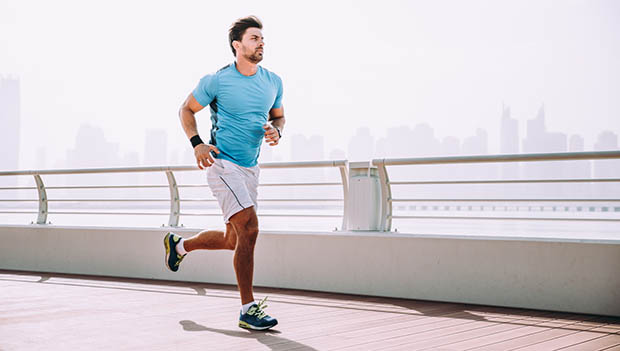
#> input picture runner.jpg, 620 x 351 px
$ jupyter execute --allow-errors GrabCutter.ipynb   (shell and % lines are left out)
#> lines starting #> are read from the running program, lines starting #| are printed output that depends on the picture
### grabcutter.py
import numpy as np
import pandas as pd
from skimage.io import imread, imshow, imsave
from skimage import img_as_ubyte
from skimage.transform import resize
import skimage
import cv2
import warnings
warnings.filterwarnings('ignore')

def read_image(url):
    try:
        img=imread(url)
        if img.ndim==2:
            img=img[:,:,np.newaxis]
            img=np.tile(img, (1,1,3))
        elif img.shape[2]==4:
            img=img[:,:,:3]
    except:
        print ('fail reading image {}'.format(url))
        img=np.zeros((224,224,3))
    return img


class GrabCutter():
    def __init__(self):
        pass

    def __call__(self, im_url, box, with_refine=False, brush_size=15, fg_color=(0, 255, 0), bg_color=(0, 0, 255)):
        """
        Parameters:
        im_url: url of image
        box: bounding box of image. Follow hydravision format (upper left X, upper left Y, lower left X, lower left Y)
        brush_size: brush size when choosing foreground and background
        fg_color: color of highlighted foreground
        bg_color: color of highlighted background

        return:
        image_with_box: array in cv2 image format, with bounding box drawn on it.
        segmented_img: segmented image after grabcut
        """

        self.brush_size=brush_size
        self.drawing=False
        self.foreground=False
        self.fg_color=fg_color
        self.background=False
        self.bg_color=bg_color
        if isinstance (im_url, str):
            self.image=read_image(im_url)
        else:
            self.image=im_url
        height, width, _=self.image.shape
        #limit the size
        if height>800:
            height=800
            width=int(800/self.image.shape[0]*width)
            self.image=resize(self.image, (height, width, _), preserve_range=True).astype(np.uint8)
            ratio=800/self.image.shape[0]
           # print ('transformed image size')
        elif width>800:
            width=800
            height=int(800/self.image.shape[1]*height)
            self.image=resize(self.image, (height, width, _), preserve_range=True).astype(np.uint8)
            ratio=800/self.image.shape[1]
            #print ('transformed image size')
        else:
            ratio=1
        #convert image BGR format
        self.original_img=self.image[:,:,::-1]
        #initialize bgdmodel and fgdmodel. Don't know what it is, but is needed for grabcut.
        self.bgdModel = np.zeros((1,65),np.float64)
        self.fgdModel = np.zeros((1,65),np.float64)

        #initialize mask
        self.mask=np.zeros(self.original_img.shape[:2],np.uint8)

        if box!='':
            box=box.split(',')
            ULX=int(int(box[0])/ratio)
            ULY=int(int(box[1])/ratio)
            LRX=int(int(box[2])/ratio)
            LRY=int(int(box[3])/ratio)
            self.rect=(ULX, ULY, LRX-ULX, LRY-ULY)
            self.img_with_box=cv2.rectangle(self.original_img, (ULX, ULY), (LRX,LRY), (0, 0, 255), 3)
        else:
            self.rect=(1,1, width-1, height-1)
            self.img_with_box=cv2.rectangle(self.original_img,
                                            (self.rect[0], self.rect[1]),
                                            (self.rect[1],self.rect[1]),
                                            (0, 0, 255), 3)

        #perform initial grabcut with box
        #cv2.namedWindow('Original Image')
        #cv2.imshow('Original Image', self.original_img)
        cv2.grabCut(self.original_img, self.mask, self.rect, self.bgdModel, self.fgdModel, 5, cv2.GC_INIT_WITH_RECT)
        mask2=np.where((self.mask==2)|(self.mask==0), 0, 1).astype('uint8')
        self.segmented_img=self.original_img*mask2[:,:,np.newaxis]
        if with_refine:
            return self.img_with_box, self.refine_image()
        else:
            return self.img_with_box, self.segmented_img

    # [21 lines left out: function select_foreground_background, not called in this run]

    def refine_image(self):
        """
        allow user to choose foreground and background

        useful keys:
        f: choose foreground. on the segmented image, click and drag on region of interest.
            Selected area will become green (default).
        b: choose background. on the segmented image, click and drag on region of interest.
            Selected area will become red (default).
        r: rerun grabcut iteration.
        spacebar: end grabcut iteration.
        =: increase brush size
        -: decrease brush size

        2 images will be generated: original image with bounding box and segmented image. Useful keys can only be
        used on segmented image window.

        upon spacebar key (end grabcut iteration), final segmented image will be returned.
        """

        cv2.namedWindow('original image')
        cv2.namedWindow('image')
        cv2.setMouseCallback('image', self.select_foreground_background)

        while True:
            cv2.imshow('image', self.segmented_img)
            cv2.imshow('original image', self.img_with_box)
            key=cv2.waitKey(1)

            if key==ord('f'):
                #print ('selecting foreground... ')
                self.foreground=True
                self.background=False
            elif key==ord('b'):
                #print ('selecting background... ')
                self.foreground=False
                self.background=True
            elif key==ord('r'): #reiterate grabcut with selected fore and background
                #print ('performing new grabCut...')
                self.background=False
                self.foreground=False
                _=cv2.grabCut(self.original_img, self.mask, None, self.bgdModel, self.fgdModel, 5, cv2.GC_INIT_WITH_MASK)
                mask2=np.where((self.mask==2) | (self.mask==0), 0, 1).astype('uint8')
                self.segmented_img=self.original_img*mask2[:,:, np.newaxis]
                #print ('grabcut iteration done!')
            elif key==ord('='): #increase brush size
                self.brush_size+=2
            elif key==ord('-'): #decrease brush size
                self.brush_size-=2

            elif key==ord (' '): #space bar to end
                #print ('I quit!')
                return self.segmented_img

### GrabCutter.ipynb
[cell 1]
import numpy as np
import pandas as pd
from skimage.io import imread, imsave
from skimage import img_as_ubyte
from skimage.transform import resize
import skimage
import cv2
from grabcutter import GrabCutter
import matplotlib.pyplot as plt
import warnings
warnings.filterwarnings('ignore')

[cell 2]
#sample use
im_url='runner.jpg'
im_size=imread(im_url).shape
#> im_size = (351, 620, 3)
box= '100,0,300,350'
#grabcut with bounding box
original_image, segmented=GrabCutter()(im_url, box)
#> in read_image, img is the input picture: shape (351, 620, 3); mean R, G, B 210.3, 204.6, 208.9
#> in __call__, `self.img_with_box=cv2.rectangle(self.original_img, (ULX, ULY), (LRX,LR..`:
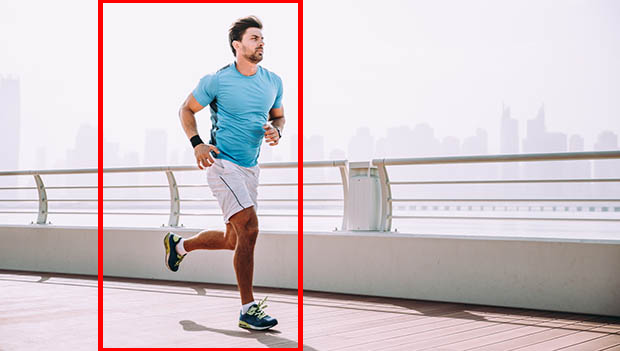
#> self.img_with_box: shape (351, 620, 3); mean B, G, R 204.1, 199.9, 210.9
#> in __call__, `self.segmented_img=self.original_img*mask2[:,:,np.newaxis]`:
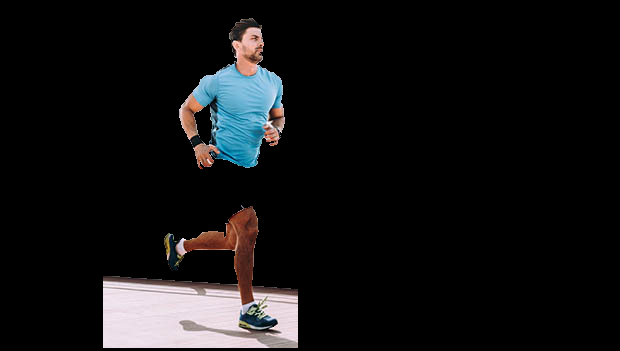
#> self.segmented_img: shape (351, 620, 3); mean B, G, R 18.9, 18.1, 18.3

[cell 3]
#visualize initial grabcut result
fig, ax=plt.subplots(1,2, figsize=(10,10))
#> (the rest of this cell did not finish here and is left out)

[cell 4]
#grabcut with foreground/background iteration
"""
keys:
f: to select foreground
b: to select background
r: to rerun grabcut
spacebar: to terminate grabcut
+/-: to increase/decrease brush size
"""
_, segmented=GrabCutter()(im_url, '', with_refine=True)
#> call 2 of __call__, with im_url = 'runner.jpg', box = '', with_refine = True, brush_size = 15, fg_color = (0, 255, 0), bg_color = (0, 0, 255)
#> in __call__ (call 2), `self.segmented_img=self.original_img*mask2[:,:,np.newaxis]`:
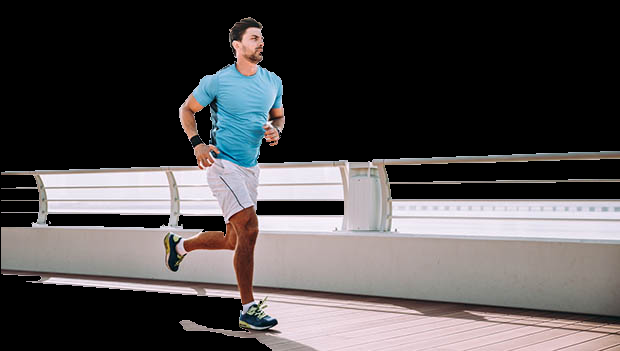
#> self.segmented_img: shape (351, 620, 3); mean B, G, R 76.1, 75.4, 78.9
#> (key Esc is pressed here)

[cell 5]
#to visualize final grabcut result
plt.imshow(segmented[:,:,::-1])

$ run again, with grabcut_with_brush.png saved as runner.jpg
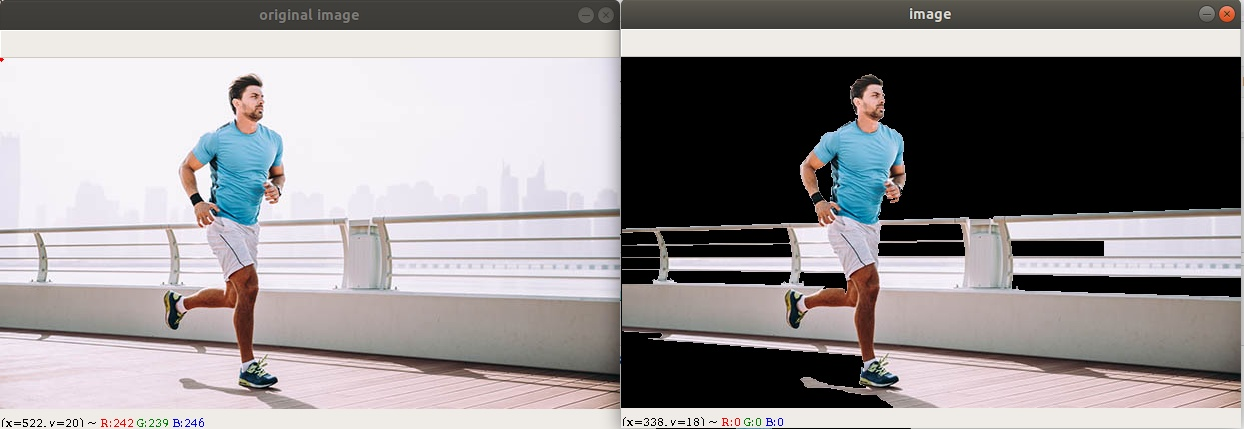
#> input picture grabcut_with_brush.png, 1244 x 429 px
#> im_size = (429, 1244, 3)
#> in read_image, img is the input picture: shape (429, 1244, 3); mean R, G, B 148.9, 144.7, 145.8
#> in __call__, `self.segmented_img=self.original_img*mask2[:,:,np.newaxis]`:
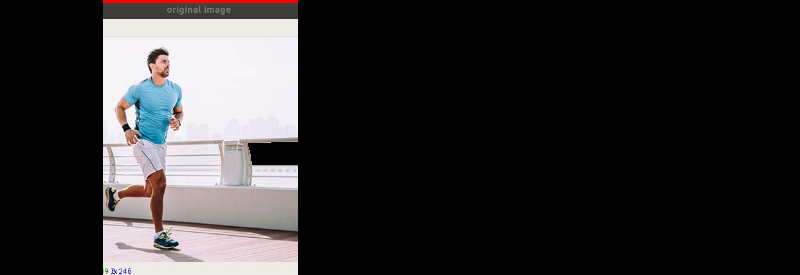
#> self.segmented_img: shape (275, 800, 3); mean B, G, R 46.7, 46.1, 47.9
#> in __call__ (call 2), `self.segmented_img=self.original_img*mask2[:,:,np.newaxis]`:
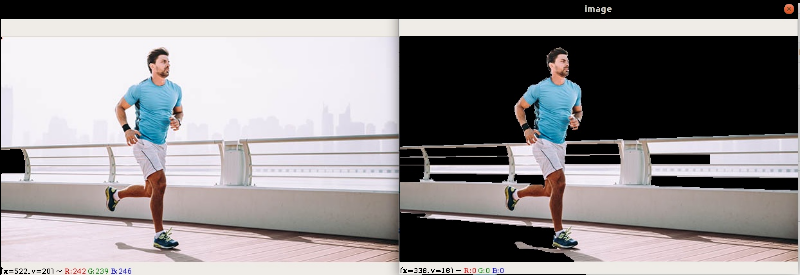
#> self.segmented_img: shape (275, 800, 3); mean B, G, R 139.9, 138.4, 142.5

$ run again, with select_foreground.png saved as runner.jpg
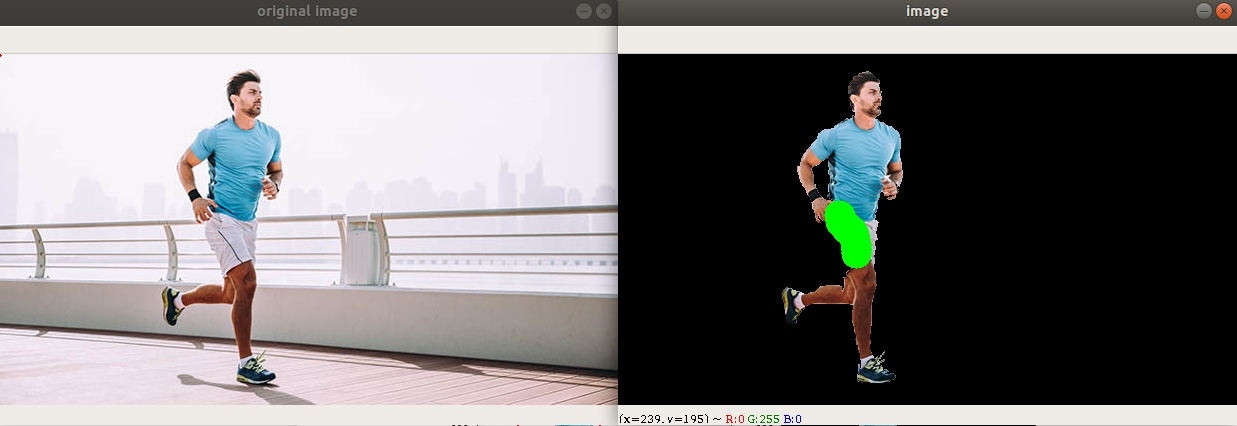
#> input picture select_foreground.png, 1237 x 426 px
#> im_size = (426, 1237, 3)
#> in read_image, img is the input picture: shape (426, 1237, 3); mean R, G, B 120.6, 119, 119.1
#> in __call__, `self.segmented_img=self.original_img*mask2[:,:,np.newaxis]`:
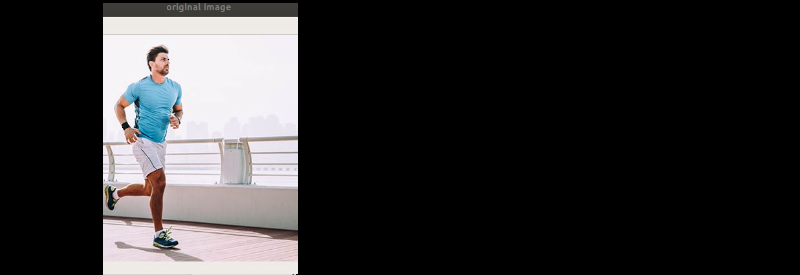
#> self.segmented_img: shape (275, 800, 3); mean B, G, R 48, 47.4, 48.5
#> in __call__ (call 2), `self.segmented_img=self.original_img*mask2[:,:,np.newaxis]`:
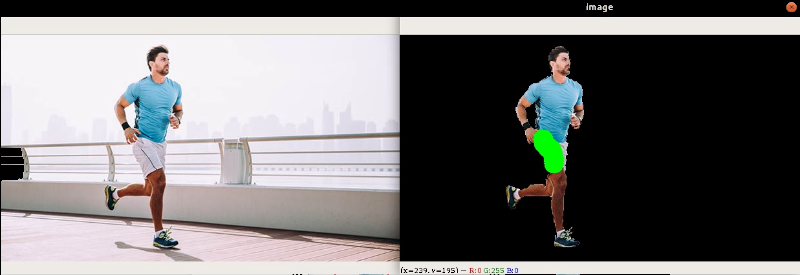
#> self.segmented_img: shape (275, 800, 3); mean B, G, R 113.8, 113.4, 114.9
